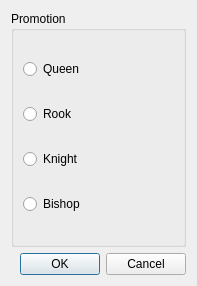
<?xml version="1.0" encoding="UTF-8"?>
<ui version="4.0">
 <class>Dialog</class>
 <widget class="QDialog" name="Dialog">
  <property name="geometry">
   <rect>
    <x>0</x>
    <y>0</y>
    <width>197</width>
    <height>286</height>
   </rect>
  </property>
  <property name="windowTitle">
   <string>Dialog</string>
  </property>
  <layout class="QVBoxLayout" name="verticalLayout_3">
   <item>
    <layout class="QVBoxLayout" name="verticalLayout_2">
     <item>
      <widget class="QGroupBox" name="groupBox">
       <property name="title">
        <string>Promotion</string>
       </property>
       <layout class="QVBoxLayout" name="verticalLayout">
        <item>
         <widget class="QRadioButton" name="queen">
          <property name="text">
           <string>Queen</string>
          </property>
         </widget>
        </item>
        <item>
         <widget class="QRadioButton" name="rook">
          <property name="text">
           <string>Rook</string>
          </property>
         </widget>
        </item>
        <item>
         <widget class="QRadioButton" name="knight">
          <property name="text">
           <string>Knight</string>
          </property>
         </widget>
        </item>
        <item>
         <widget class="QRadioButton" name="bishop">
          <property name="text">
           <string>Bishop</string>
          </property>
         </widget>
        </item>
       </layout>
      </widget>
     </item>
     <item>
      <widget class="QDialogButtonBox" name="buttonBox">
       <property name="orientation">
        <enum>Qt::Horizontal</enum>
       </property>
       <property name="standardButtons">
        <set>QDialogButtonBox::Cancel|QDialogButtonBox::Ok</set>
       </property>
      </widget>
     </item>
    </layout>
   </item>
  </layout>
 </widget>
 <resources/>
 <connections>
  <connection>
   <sender>buttonBox</sender>
   <signal>accepted()</signal>
   <receiver>Dialog</receiver>
   <slot>accept()</slot>
   <hints>
    <hint type="sourcelabel">
     <x>248</x>
     <y>254</y>
    </hint>
    <hint type="destinationlabel">
     <x>157</x>
     <y>274</y>
    </hint>
   </hints>
  </connection>
  <connection>
   <sender>buttonBox</sender>
   <signal>rejected()</signal>
   <receiver>Dialog</receiver>
   <slot>reject()</slot>
   <hints>
    <hint type="sourcelabel">
     <x>316</x>
     <y>260</y>
    </hint>
    <hint type="destinationlabel">
     <x>286</x>
     <y>274</y>
    </hint>
   </hints>
  </connection>
 </connections>
</ui>
